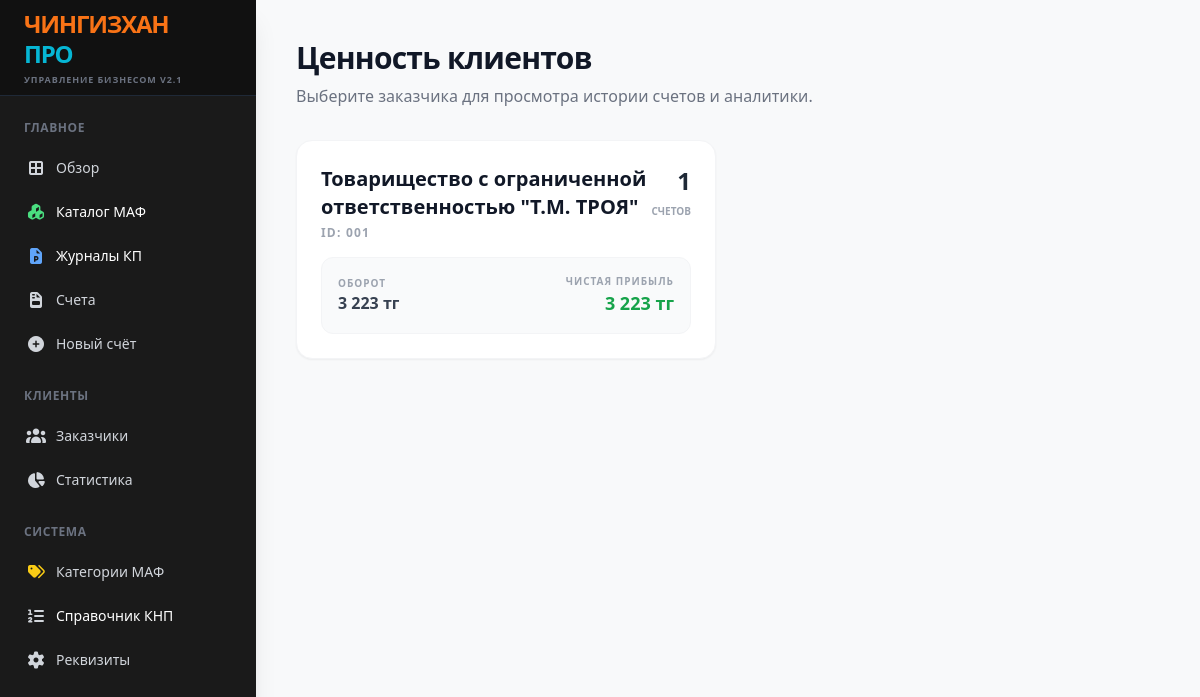
Before: /issued_invoices with the older database file.
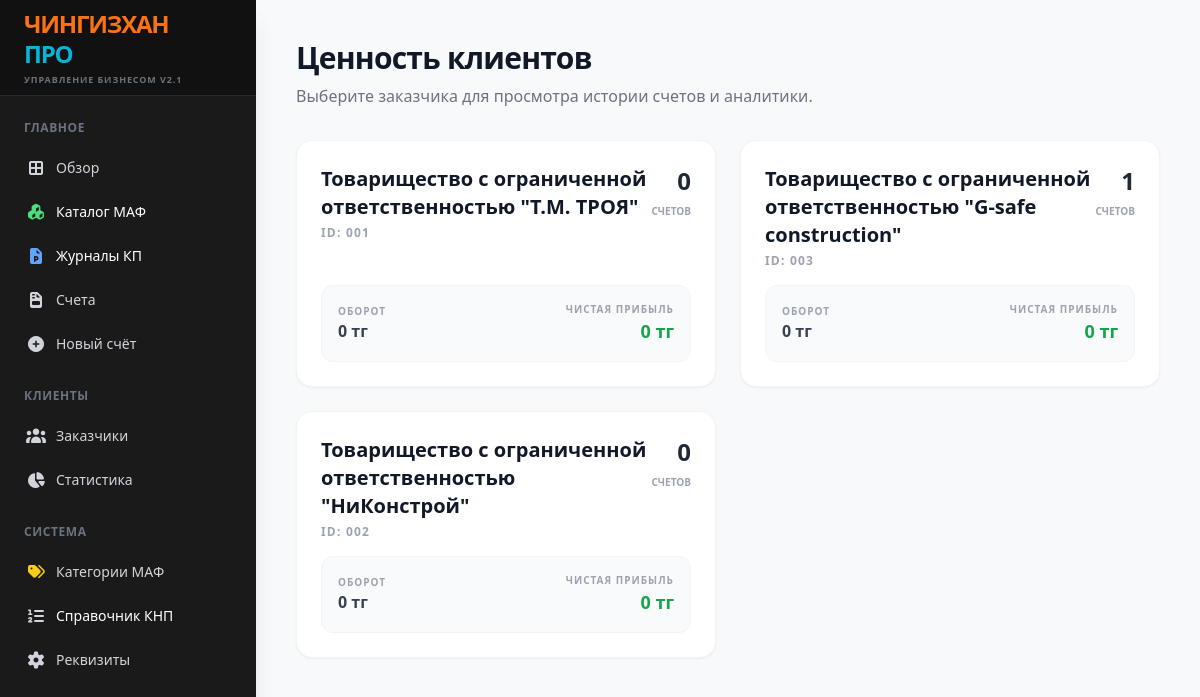
After: the same page with the newer database file.
### tables this page shows
CREATE TABLE clients (id TEXT PRIMARY KEY, name TEXT, bin TEXT, contact TEXT, address TEXT);

### app.py (the view)
@app.route('/issued_invoices')
def issued_invoices():
    with sqlite3.connect(DB_NAME) as conn:
        c = conn.cursor()
        clients = c.execute("SELECT id, name FROM clients ORDER BY name").fetchall()
        clients_data = []
        for client in clients:
            cid = client[0]
            inv_count = c.execute("SELECT COUNT(*) FROM invoices WHERE client_id = ?", (cid,)).fetchone()[0]
            total_revenue = c.execute("SELECT SUM(total) FROM invoices WHERE client_id = ?", (cid,)).fetchone()[0] or 0
            invoices = c.execute("SELECT id FROM invoices WHERE client_id = ?", (cid,)).fetchall()
            total_costs = 0
            for inv in invoices:
                costs = c.execute("SELECT SUM(value) FROM internal_costs WHERE invoice_id = ?", (inv[0],)).fetchone()[0]
                if costs: total_costs += costs
            total_profit = total_revenue - total_costs
            clients_data.append({'id': cid, 'name': client[1], 'count': inv_count, 'revenue': total_revenue, 'profit': total_profit})
    return render_template('issued_clients.html', clients=clients_data)

### templates/issued_clients.html
{% extends "base.html" %}
{% block content %}
<div class="p-10 max-w-7xl mx-auto">
    <div class="mb-8">
        <h2 class="text-3xl font-black text-gray-900 tracking-tight">Ценность клиентов</h2>
        <p class="text-gray-500 mt-2">Выберите заказчика для просмотра истории счетов и аналитики.</p>
    </div>
    <div class="grid grid-cols-2 gap-6">
        {% for c in clients %}
        <a href="/client_invoices/{{ c['id'] }}" class="bg-white p-6 rounded-2xl shadow-sm border border-gray-100 hover:shadow-lg hover:border-gray-300 transition group flex flex-col justify-between">
            <div class="flex justify-between items-start mb-4">
                <div>
                    <h3 class="font-bold text-gray-900 text-xl group-hover:text-blue-600">{{ c['name'] }}</h3>
                    <p class="text-xs text-gray-400 mt-1 uppercase font-bold tracking-widest">ID: {{ c['id'] }}</p>
                </div>
                <div class="text-right">
                    <span class="block text-2xl font-black text-gray-800">{{ c['count'] }}</span>
                    <span class="text-[10px] text-gray-400 uppercase font-bold">счетов</span>
                </div>
            </div>
            <div class="bg-gray-50 p-4 rounded-xl flex justify-between items-center border border-gray-100">
                <div>
                    <span class="block text-[10px] text-gray-400 uppercase font-bold tracking-widest">Оборот</span>
                    <span class="block font-black text-gray-700">{{ '{:,.0f}'.format(c['revenue']).replace(',', ' ') }} тг</span>
                </div>
                <div class="text-right">
                    <span class="block text-[10px] text-gray-400 uppercase font-bold tracking-widest">Чистая прибыль</span>
                    <span class="block font-black text-green-600 text-lg">{{ '{:,.0f}'.format(c['profit']).replace(',', ' ') }} тг</span>
                </div>
            </div>
        </a>
        {% endfor %}
    </div>
</div>
{% endblock %}

Changed rows visible on the page:
changed clients "Товарищество с ограниченной ответственностью \"Т.М. ТРОЯ\"": count "1" → "0"; revenue "3 223" → "0"; profit "3 223" → "0"
added clients: name "Товарищество с ограниченной ответственностью \"G-safe construction\"", id "003", count "1", revenue "0", profit "0"
added clients: name "Товарищество с ограниченной ответственностью \"НиКонстрой\"", id "002", count "0", revenue "0", profit "0"
